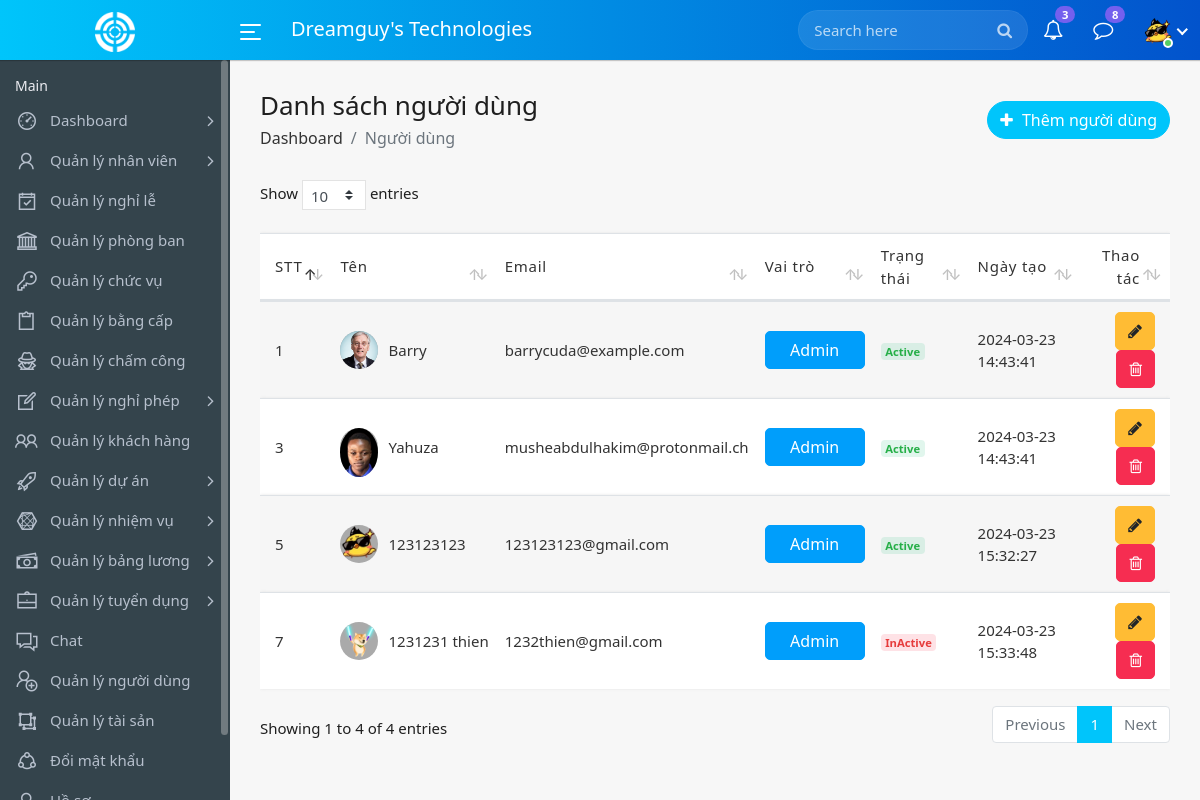
Screenshot of /users.php (signed in) with the database file from the repository.
### tables this page shows
CREATE TABLE `users` (
  `id` int(11) NOT NULL,
  `name` varchar(200) NOT NULL,
  `email` varchar(100) NOT NULL,
  `password` varchar(200) NOT NULL,
  `avatar` varchar(255) NOT NULL,
  `role` int(11) NOT NULL,
  `status` int(11) NOT NULL,
  `employee_id` int(11) DEFAULT NULL,
  `created_at` timestamp NOT NULL DEFAULT current_timestamp()
);

### class/user.php (called while the page is built, shortened)
<?php
class User {
    private $dbh;
    public function __construct($dbh) {
        $this->dbh = $dbh;
    }
    public function viewAllUsers() {
        try {
            $query = "SELECT * FROM users";
            $stmt = $this->dbh->prepare($query);
            $stmt->execute();
            return $stmt->fetchAll(PDO::FETCH_ASSOC);
        } catch (PDOException $e) {
            echo "Error: " . $e->getMessage();
            return false;
        }
    }
}

### users.php (the view, shortened to what this page needs)
<?php
include_once('includes/config.php');
include_once('class/user.php');
$userObj = new User($dbh);
?>
<!DOCTYPE html>
<html lang="en">
    <head>
        <link rel="stylesheet" href="assets/css/bootstrap.min.css">
        <link rel="stylesheet" href="assets/css/font-awesome.min.css">
        <link rel="stylesheet" href="assets/css/line-awesome.min.css">
		<link rel="stylesheet" href="assets/css/dataTables.bootstrap4.min.css">
		<link rel="stylesheet" href="assets/css/select1.min.css">
		<link rel="stylesheet" href="assets/css/bootstrap-datetimepicker.min.css">
        <link rel="stylesheet" href="assets/css/style.css">
		<link rel="stylesheet" type="text/css"
        href="https://cdn.datatables.net/buttons/2.2.2/css/buttons.dataTables.min.css">
    </head>
    <body>
        <div class="main-wrapper">
            <?php include_once("includes/header.php");?>
            <?php include_once("includes/sidebar.php");?>
            <div class="page-wrapper">
                <div class="content container-fluid">
					<div class="page-header">
						<div class="row align-items-center">
							<div class="col">
								<h3 class="page-title">Danh sách người dùng</h3>
								<ul class="breadcrumb">
									<li class="breadcrumb-item"><a href="index.php">Dashboard</a></li>
									<li class="breadcrumb-item active">Người dùng</li>
								</ul>
							</div>
							<div class="col-auto float-right ml-auto">
								<a href="#" class="btn add-btn" data-toggle="modal" data-target="#add_user"><i class="fa fa-plus"></i> Thêm người dùng</a>
							</div>
						</div>
					</div>
					<div class="row">
						<div class="col-md-12">
							<div class="table-responsive">
								<table class="table table-striped custom-table datatable">
									<thead>
										<tr><th>STT</th>
											<th>Tên</th>
											<th>Email</th>
											<th>Vai trò</th>
											<th>Trạng thái</th>
											<th>Ngày tạo</th>
											<th class="text-right">Thao tác</th>
										</tr>
									</thead>
									<tbody>
									<?php
										$results= $userObj->viewAllUsers();
										$cnt=1;
										if($results)
										{
										foreach($results as $row)
										{
									?>
										<tr>
											<td><?=$cnt++?></td>
											<td>
												<h2 class="table-avatar">
													<a href="profile.php" class="avatar"><img src="upload/users/<?php echo htmlentities($row["avatar"]);?>" alt="Profile Pic"></a>
													<a href="profile.php"><?php echo htmlentities($row["name"]);?>
												</a>
												</h2>
											</td>
											<td><?php echo htmlentities($row["email"]);?></td>
											<td>
												<?php if($row["role"] == 1): ?>
													<button class="btn btn-info text-center" style="min-width:100px">Admin</button>
												<?php elseif($row["role"] == 0): ?>
													<button class="btn btn-secondary text-center" style="min-width:100px">Nhân viên</button>
												<?php else: ?>
													<button class="btn btn-success text-center" style="min-width:100px">Ứng viên</button>
												<?php endif ?>
											</td>
											<td>
												<?php if($row["status"] == 1): ?>
													<span class="badge bg-inverse-success">Active</span>
												<?php else: ?>
													<span class="badge bg-inverse-danger">InActive</span>
												<?php endif ?>
											</td>
											<td><?php echo htmlentities($row["created_at"]);?></td>
											<td class="text-right">
												<a class="btn btn-warning editbtn" href="#" data-toggle="modal" data-target="#edit_user"
												data-id="<?=$row["id"]?>" data-name="<?=$row["name"]?>" data-email="<?=$row["email"]?>" data-status="<?=$row["status"]?>"  data-role="<?=$row["role"]?>" data-password="<?=$row["password"]?>" data-avatar="<?=$row["avatar"]?>"
												><i class="fa fa-pencil"></i> </a>
												<a class="btn btn-danger" href="#" data-toggle="modal" data-target="#delete_user_<?=$row["id"]?>"><i class="fa fa-trash-o"></i> </a>
											</td>
										</tr>
									<?php $cnt=$cnt+1; }} ?>
									</tbody>
								</table>
							</div>
						</div>
					</div>
                </div>
            </div>
        </div>
    </body>
</html>

### includes/header.php (shortened to what this page needs)
<div class="header">
    <div class="header-left">
        <a href="index.php" class="logo">
            <img src="assets/img/logo.png" width="40" height="40" alt="">
        </a>
    </div>
    <a id="toggle_btn" href="javascript:void(0);">
        <span class="bar-icon">
            <span></span>
            <span></span>
            <span></span>
        </span>
    </a>
    <div class="page-title-box">
        <h3>Dreamguy's Technologies</h3>
    </div>
    <ul class="nav user-menu">
        <li class="nav-item">
            <div class="top-nav-search">
                <form action="search.php">
                    <input class="form-control" type="text" placeholder="Search here">
                    <button class="btn" type="submit"><i class="fa fa-search"></i></button>
                </form>
            </div>
        </li>
        <li class="nav-item dropdown">
            <a href="#" class="dropdown-toggle nav-link" data-toggle="dropdown">
                <i class="fa fa-bell-o"></i> <span class="badge badge-pill">3</span>
            </a>
        </li>
        <li class="nav-item dropdown">
            <a href="#" class="dropdown-toggle nav-link" data-toggle="dropdown">
                <i class="fa fa-comment-o"></i> <span class="badge badge-pill">8</span>
            </a>
        </li>
        <?php
	 $sql = "SELECT * FROM users WHERE id = :id";
	 $query = $dbh->prepare($sql);
	 $query->bindParam(':id', $_SESSION["user_id"]);
	 $query->execute();
	 $result = $query->fetch(PDO::FETCH_ASSOC);
		?>
        <li class="nav-item dropdown has-arrow main-drop">
            <a href="#"  class="nav-link dropdown-toggle" data-toggle="dropdown" aria-expanded="false">
                <span class="user-img"> <span class="user-img">
                        <?php if (substr($result["avatar"], 0, 5) === 'https'): ?>
                        <img src="<?php echo htmlentities($result["avatar"]); ?>" alt="Avatar">
                        <?php else: ?>
                        <img src="upload/users/<?php echo htmlentities($result["avatar"]); ?>" alt="Avatar">
                        <?php endif; ?>
                        <span class="status online"></span></span>
            </a>
        </li>
    </ul>
</div>

### rows the page displays
users: avatar (picture), name "123123123", email "123123123@gmail.com", role "Admin", status "Active", created_at "2024-03-23 15:32:27"
users: avatar (picture), name "Barry", email "barrycuda@example.com", role "Admin", status "Active", created_at "2024-03-23 14:43:41"
users: avatar (picture), name "Yahuza", email "musheabdulhakim@protonmail.ch", role "Admin", status "Active", created_at "2024-03-23 14:43:41"
users: avatar (picture), name "1231231 thien", email "1232thien@gmail.com", role "Admin", status "InActive", created_at "2024-03-23 15:33:48"
